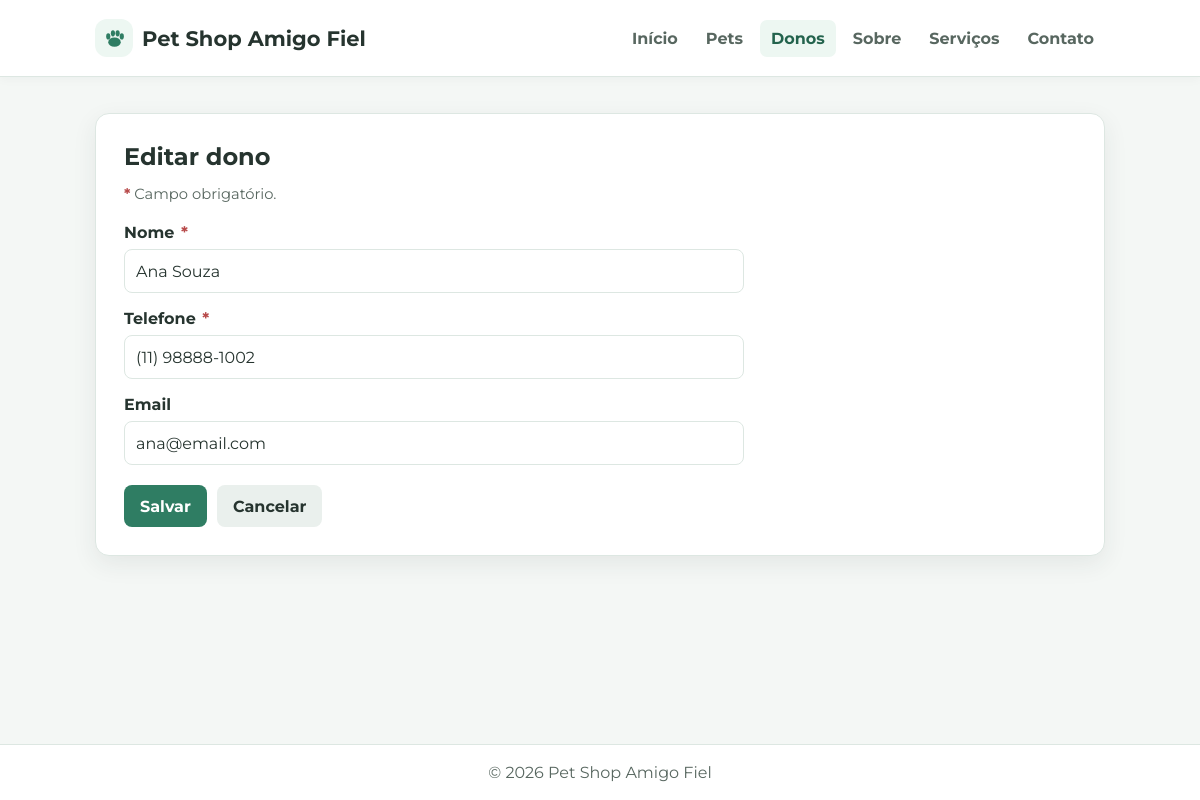
The app's page /dono/2/editar with its own data.
### tables this page shows
CREATE TABLE donos (
   id INTEGER PRIMARY KEY AUTOINCREMENT,
   nome TEXT NOT NULL,
   tel TEXT,
   email TEXT UNIQUE
);

### app.py (the view, shortened to what this page needs)
def editar_dono(id):
   dono = db_sql.buscar_dono(id)
   if dono is None:
       abort(404)
   return render_template("form_dono.html", dono=dono)

### db_sql.py (called while the page is built)
def get_db():
   if "db" not in g:
       caminho = current_app.config.get(
           "SQL_DATABASE",
           os.path.join(current_app.root_path, "petshop.db"),
       )
       g.db = sqlite3.connect(caminho)
       g.db.row_factory = sqlite3.Row
       g.db.execute("PRAGMA foreign_keys = ON")
   return g.db

def buscar_dono(id):
   return get_db().execute(
       "SELECT id, nome, tel, email FROM donos WHERE id = ?",
       (id,),
   ).fetchone()

### templates/form_dono.html (shortened to what this page needs)
{% extends "base.html" %}
{% block conteudo %}
<section class="card">
    <h1>{{ 'Editar dono' if dono else 'Novo dono' }}</h1>
    <p class="form-note"><span class="required-mark">*</span> Campo obrigatório.</p>
    <form class="form" method="post">
        <div class="field">
            <label for="nome">Nome <span class="required-mark" aria-hidden="true">*</span></label>
            <input id="nome"
                   type="text"
                   name="nome"
                   autocomplete="name"
                   placeholder="Ex.: Maria Silva"
                   value="{{ dono.nome if dono else '' }}"
                   required>
        </div>
        <div class="field">
            <label for="tel">Telefone <span class="required-mark" aria-hidden="true">*</span></label>
            <input id="tel"
                   type="text"
                   name="tel"
                   autocomplete="tel"
                   placeholder="(00) 00000-0000"
                   value="{{ dono.tel if dono and dono.tel else '' }}"
                   maxlength="15"
                   required>
        </div>
        <div class="field">
            <label for="email">Email</label>
            <input id="email"
                   type="email"
                   name="email"
                   autocomplete="email"
                   placeholder="voce@exemplo.com"
                   value="{{ dono.email if dono and dono.email else '' }}"
                   maxlength="254">
        </div>
        <div class="actions">
            <button type="submit">Salvar</button>
            <a class="button button-secondary"
               href="{{ url_for('lista_donos') }}">Cancelar</a>
        </div>
    </form>
</section>
{% endblock %}

### static/css/styles.css (style rules this page uses)
:root { --green: #2f7d63; --green-dark: #23634d; --green-light: #edf7f2; --text: #26342f; --muted: #586760; --border: #dde7e2; --background: #f4f7f5; --white: #ffffff; --danger: #b84b4b; --shadow: 0 8px 24px rgba(38, 52, 47, 0.08); --shadow-hover: 0 12px 28px rgba(38, 52, 47, 0.12); }
* { box-sizing: border-box; }
body { min-height: 100vh; margin: 0; display: flex; flex-direction: column; background: var(--background); color: var(--text); font-family: "Montserrat", Arial, Helvetica, sans-serif; }
a { color: var(--green-dark); }
.card { background: var(--white); border: 1px solid var(--border); border-radius: 14px; box-shadow: var(--shadow); padding: 28px; }
h1, h2, p { margin-top: 0; }
h1 { margin-bottom: 14px; }
.form { max-width: 620px; }
.form-note { margin-bottom: 20px; color: var(--muted); font-size: 0.92rem; }
.required-mark { color: var(--danger); font-weight: bold; }
.field { display: grid; gap: 7px; margin-bottom: 16px; }
.field label { font-weight: bold; }
.field label .required-mark { margin-left: 2px; }
.field input, .field select, .field textarea { width: 100%; min-height: 44px; border: 1px solid var(--border); border-radius: 8px; padding: 9px 11px; background: var(--white); color: var(--text); font: inherit; }
.field input::placeholder { color: #77847e; }
.actions { display: flex; flex-wrap: wrap; gap: 10px; margin-top: 20px; }
.button, button { min-height: 42px; display: inline-flex; align-items: center; justify-content: center; border: 0; border-radius: 8px; padding: 10px 16px; background: var(--green); color: var(--white); font: inherit; font-weight: bold; text-decoration: none; cursor: pointer; transition: background-color 160ms ease, color 160ms ease, transform 160ms ease; }
.button-secondary { background: #eaf0ed; color: var(--text); }

### records on screen
donos: nome "Ana Souza", tel "(11) 98888-1002", email "ana@email.com"

### other values on screen
{{ 'Editar dono' if dono else 'Novo dono' }} "Editar dono"
